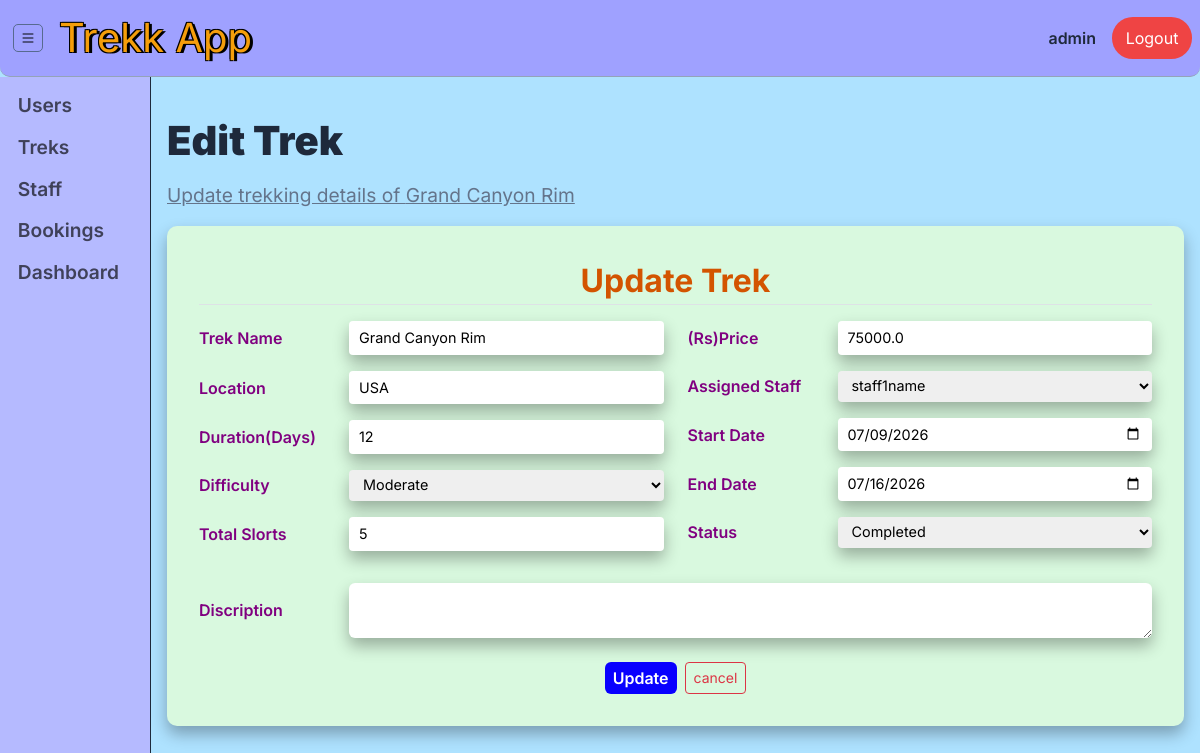
The page /admin/treks/5/edit_trek (signed in) on the database its author committed.
### models.py (models this page shows, shortened)
class TREKK(db.Model): # trek table(entity)
    __tablename__ = 'trek'
    trek_id = db.Column(db.Integer,primary_key=True)
    name = db.Column(db.String(150), nullable=False)
    difficulty = db.Column(db.String(50), nullable=False) # easy , moderate or hard
    duration = db.Column(db.String(50), nullable=False) # '2 days' or '5 days'
    location = db.Column(db.String(40),nullable=False)
    total_slots = db.Column(db.Integer, nullable=False)
    avl_slots = db.Column(db.Integer, nullable=False)
    assigned_staff_id = db.Column(db.Integer, db.ForeignKey("user.user_id"))
    description = db.Column(db.Text, nullable=True)
    price = db.Column(db.Float, nullable=False) # 2000.50, 2500.40
    status = db.Column(db.String(50), nullable=False,default="Pending" )  # Pending, Approved, Closed, & Open
    start_date = db.Column(db.Date, nullable=False)
    end_date = db.Column(db.Date, nullable=False)
    date_of_create = db.Column(db.DateTime, default=datetime.utcnow)
    booked_treks = db.relationship("BOOKING", backref="trek", lazy=True)

class USER(UserMixin, db.Model): # user table(entity)
    __tablename__ = 'user'
    user_id = db.Column(db.Integer, primary_key=True, autoincrement=True) #user_id (primary key)
    username = db.Column(db.String(150), unique=True,nullable=False)
    email = db.Column(db.String(250),unique=True,nullable=False)
    fullname = db.Column(db.String(150),nullable=False)
    password = db.Column(db.String(250),nullable=False)
    phone_number = db.Column(db.String(20),nullable=True)
    role = db.Column(db.String(50),nullable=False, default="user") # user ,staff, admin
    status = db.Column(db.String(50),nullable=False, default="pending") # approved or rejected or blacklisted
    curr_status = db.Column(db.String(50),nullable=False, default="inactive")# active or inactive
    is_validated = db.Column(db.Boolean, default=False) # for admin to verify the user!
    qualification = db.Column(db.String(300),nullable=True) #null for users & bit mandate for staff
    date_of_create = db.Column(db.DateTime, default=datetime.utcnow)
    trek_bookings = db.relationship("BOOKING", backref="user", lazy=True)
    assigned_trek_staff = db.relationship("TREKK", backref="staff", lazy=True,  )

### routes/admin_route.py (the view, shortened to what this page needs)
@admin_bp.route("/treks/<int:t_id>/edit_trek", methods=['GET','POST'])
@role_validator("admin")
def edit_treks(t_id):
    trek = TREKK.query.get_or_404(t_id)
    staff_list = USER.query.filter_by(role="staff", status="approved").all()
    return render_template("admin/edit_treks.html", trek=trek, staff_list=staff_list)

### routes/admin_route.py (called while the page is built)
def login_validator(func):
    @wraps(func)
    def decorated(*a, **kw):
        if 'user_id' not in session:
            flash("Please Log in to your Account First!", "warning")
            return redirect(url_for('auth.main'))
        return func(*a, **kw)
    return decorated

def role_validator(*roles):
    def wrapper(func):
        @wraps(func)
        @login_validator
        def decorated(*a, **kw):
            if session.get('role') not in roles:
                flash("Invalid User! Access Forbiden.", "danger")
                return redirect(url_for('auth.main'))
            return func(*a, **kw)
        return decorated
    return wrapper

### templates/admin/edit_treks.html (shortened to what this page needs)
{% extends "base.html" %}
{% block content %}
<div class="page-heading">
  <h2>Edit Trek</h2>
  <u>Update trekking details of {{ trek.name }} </u>
</div>
<div class="form-panel">
    <div class="py-1 border-bottom d-flex justify-content-center align-items-center">
        <h2 class="mb-0 fs-2 fw-bold" style="color: var(--accent-pale)">Update Trek</h2>
    </div>
    <form action="{{ url_for('admin.edit_treks', t_id=trek.trek_id) }}" method="POST">
        <div class="row py-3">
            <div class="col-lg-6">
                <div class="form-group">
                    <label for="tname">Trek Name</label>
                    <input type="text" name="tname" id="tname" value="{{ trek.name }}" required>
                </div>
                <div class="form-group">
                    <label for="location">Location</label>
                    <input type="text" name="location" id="location" value="{{ trek.location }}" required>
                </div>
                <div  class="form-group">
                    <label for="duration">Duration(Days)</label>
                    <input type="number" name="duration" id="duration" value="{{ trek.duration }}"required>
                </div>
                <div class="form-group" >
                    <label for="difficulty">Difficulty</label>
                    <select name="difficulty" id="difficulty" required>
                        <option value="Moderate" {% if trek.difficulty=='Moderate' %}selected{% endif %}>Moderate</option>
                    </select>
                </div>
                <div  class="form-group">
                    <label for="total_slots">Total Slorts</label>
                    <input type="number" name="total_slots" id="total_slots" value="{{ trek.total_slots }}" required>
                </div>
            </div>
            <div class="col-lg-6">
                <div class="form-group">
                    <label for="price">(Rs)Price</label>
                    <input type="number" name="price" id="price"  value="{{ trek.price }}" min="0" step="0.01" value="0" required>
                </div>
                <div class="form-group">
                    <label for="assigned_staff">Assigned Staff</label>
                    <select type="text" name="assigned_staff" id="assigned_staff">
                        {% for staff in staff_list %}
                        <option value="{{ staff.user_id }}" {% if trek.assigned_staff_id == staff.user_id %}selected{% endif %}>{{ staff.fullname }}</option>
                        {% endfor %}
                    </select>
                </div class="form-group">
                <div class="form-group">
                    <label for="start_date">Start Date</label>
                    <input type="date" name="start_date" id="start_date" value="{{ trek.start_date or '' }}">
                </div>
                <div class="form-group">
                    <label for="end_date">End Date</label>
                    <input type="date" name="end_date" id="end_date" value="{{ trek.end_date or '' }}">
                </div>
                <div class="form-group">
                    <label for="status">Status</label>
                    <select name="status" id="status" required>
                        <option value="Completed" {% if trek.status == 'Completed' %}selected{% endif %}>Completed</option>
                    </select>
                </div>
            </div>
        </div>
        <div class="form-group" >
            <label for="discription">Discription</label>
            <textarea name="discription" id="discription" rows="2" style="border-radius: 6px; border: transparent;">{{ trek.discription or '' }}</textarea>
        </div>
        <div class="mt-4 d-flex gap-2 justify-content-center">
            <button type="submit" class="btn btn-accent">Update</button>
            <a href="{{ url_for('admin.find_treks' ) }}" class="btn btn-sm btn-outline-danger">cancel</a>
        </div>
    </form>
</div>
{% endblock %}

### static/css/style.css (style rules this page uses)
:root { --primary: #B5BAFF; --primary-dark: #9FA1FF; --primary-light: #AEE2FF; --btn-primary:#0800ff; --danger-light: #fca5a5; --accent: #D9F9DF; --accent-pale:#d35400; --dark: #576A8F; --gray-50: #f8fafc; --gray-100: #f1f5f9; --gray-200: #e2e8f0; --gray-400: #94a3b8; --gray-600: #64748b; --gray-800: #1e293b; --danger: #ef4444; --success: #22c55e; --warning: #f59e0b; --radius: 10px; --shadow: 0 1px 3px rgba(0,0,0,.08); --text-shadow: -1px -1px 0 #000, 1px -1px 0 #000, -1px 1px 0 #000, 3px 1px 0 #000; }
* { box-sizing: border-box; }
body { font-family: 'Inter', sans-serif; background: var(--primary-light); color: var(--gray-800); padding: 0; margin: 0; min-height: 100vh; }
.page-heading { padding: 1.5rem 0 1rem; }
.page-heading h2 { font-weight: 900; color: var(--gray-800); margin-bottom: 1rem; font-size: 2.5rem; }
.page-heading u { color: var(--gray-600); font-size: 1.2rem; margin-bottom: 0; }
.form-panel { background: var(--accent); border: transparent; border-radius: var(--radius); padding: 2rem; box-shadow: 0px 8px 16px 0px rgba(0,0,0,0.3); }
.form-panel input, .form-panel select, .form-panel textarea { border-radius: 6px;border: transparent; padding: .5rem .75rem; font-size: 0.9rem; box-shadow: 0px 8px 16px 0px rgba(0,0,0,0.3); }
.form-panel label { font-weight: 600; font-size: 1rem; color:purple; }
.form-panel textarea { border-radius: 6px; border: transparent; padding: 0.5rem; }
.form-group { display: grid; grid-template-columns: 130px 1fr; gap: 20px; margin-bottom: 1rem; align-items: center; }
.form-group input,.form-group select, .form-group textarea { width: 100%; padding: 6px 10px; border: transparent; border-radius: 4px; box-shadow: 0px 8px 16px 0px rgba(0,0,0,0.3) ; }
.btn-accent { background: var(--btn-primary); color: #fff; border: none; border-radius: 6px; padding: .25rem .5rem; font-weight: 600; }

### rows shown on the page
TREKK: name "Grand Canyon Rim", tname "Grand Canyon Rim", location "USA", duration "12", difficulty "Moderate", total_slots "5", price "75000.0", assigned_staff "staff1name", start_date "07/09/2026", end_date "07/16/2026", status "Completed"

### other values the page prints
{{ session.get('username','') }} "admin"
